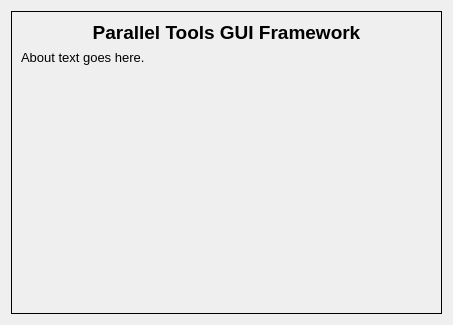
<?xml version="1.0" encoding="UTF-8"?>
<ui version="4.0">
 <class>AboutWidget</class>
 <widget class="QWidget" name="AboutWidget">
  <property name="geometry">
   <rect>
    <x>0</x>
    <y>0</y>
    <width>453</width>
    <height>325</height>
   </rect>
  </property>
  <property name="windowTitle">
   <string>PTGF</string>
  </property>
  <property name="windowIcon">
   <iconset>
    <normaloff>:/CoreWindow/app.svg</normaloff>:/CoreWindow/app.svg</iconset>
  </property>
  <layout class="QVBoxLayout" name="verticalLayout">
   <item>
    <widget class="QFrame" name="frame">
     <property name="styleSheet">
      <string notr="true">background-color:&quot;white&quot;;</string>
     </property>
     <property name="frameShape">
      <enum>QFrame::Box</enum>
     </property>
     <property name="lineWidth">
      <number>1</number>
     </property>
     <layout class="QGridLayout" name="gridLayout">
      <item row="1" column="0" colspan="3">
       <widget class="QLabel" name="lblAbout">
        <property name="sizePolicy">
         <sizepolicy hsizetype="Preferred" vsizetype="Expanding">
          <horstretch>0</horstretch>
          <verstretch>0</verstretch>
         </sizepolicy>
        </property>
        <property name="styleSheet">
         <string notr="true">font: 10pt;</string>
        </property>
        <property name="text">
         <string>About text goes here.</string>
        </property>
        <property name="alignment">
         <set>Qt::AlignLeading|Qt::AlignLeft|Qt::AlignTop</set>
        </property>
        <property name="wordWrap">
         <bool>true</bool>
        </property>
        <property name="margin">
         <number>5</number>
        </property>
        <property name="openExternalLinks">
         <bool>true</bool>
        </property>
       </widget>
      </item>
      <item row="0" column="0" colspan="3">
       <widget class="QLabel" name="lblLogo">
        <property name="sizePolicy">
         <sizepolicy hsizetype="Preferred" vsizetype="Minimum">
          <horstretch>0</horstretch>
          <verstretch>0</verstretch>
         </sizepolicy>
        </property>
        <property name="styleSheet">
         <string notr="true">font: bold 14pt;</string>
        </property>
        <property name="text">
         <string>Parallel Tools GUI Framework</string>
        </property>
        <property name="alignment">
         <set>Qt::AlignCenter</set>
        </property>
        <property name="margin">
         <number>5</number>
        </property>
       </widget>
      </item>
     </layout>
    </widget>
   </item>
  </layout>
 </widget>
 <resources/>
 <connections/>
</ui>
